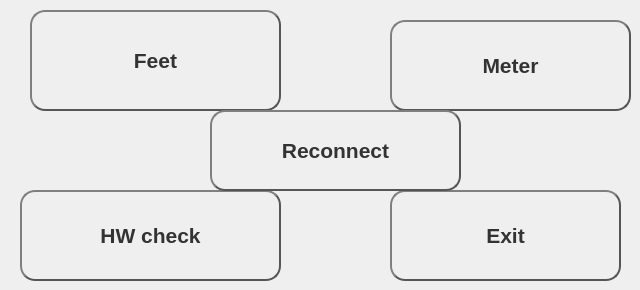
        <widget class="QWidget" name="tab_3">
         <attribute name="title">
          <string>Config</string>
         </attribute>
         <widget class="QPushButton" name="pushButton_19">
          <property name="geometry">
           <rect>
            <x>390</x>
            <y>190</y>
            <width>231</width>
            <height>91</height>
           </rect>
          </property>
          <property name="font">
           <font>
            <pointsize>16</pointsize>
            <bold>true</bold>
           </font>
          </property>
          <property name="styleSheet">
           <string notr="true">QPushButton {
color: #333;
border: 2px solid #555;
border-radius: 15px;
border-style: outset;
background: qradialgradient(
cx: 0.3, cy: -0.4, fx: 0.3, fy: -0.4,
radius: 1.35, stop: 0 #fff, stop: 1 #888
);
padding: 5px;
}

QPushButton:pressed {
    background-color: rgb(224, 0, 0);
    border-style: inset;
}</string>
          </property>
          <property name="text">
           <string>Exit</string>
          </property>
         </widget>
         <widget class="QPushButton" name="pushButton_off">
          <property name="geometry">
           <rect>
            <x>20</x>
            <y>190</y>
            <width>261</width>
            <height>91</height>
           </rect>
          </property>
          <property name="font">
           <font>
            <pointsize>16</pointsize>
            <bold>true</bold>
           </font>
          </property>
          <property name="styleSheet">
           <string notr="true">QPushButton {
color: #333;
border: 2px solid #555;
border-radius: 15px;
border-style: outset;
background: qradialgradient(
cx: 0.3, cy: -0.4, fx: 0.3, fy: -0.4,
radius: 1.35, stop: 0 #fff, stop: 1 #888
);
padding: 5px;
}

QPushButton:pressed {
    background-color: rgb(224, 0, 0);
    border-style: inset;
}</string>
          </property>
          <property name="text">
           <string>HW check</string>
          </property>
         </widget>
         <widget class="QPushButton" name="pushButton_12">
          <property name="geometry">
           <rect>
            <x>390</x>
            <y>20</y>
            <width>241</width>
            <height>91</height>
           </rect>
          </property>
          <property name="font">
           <font>
            <pointsize>16</pointsize>
            <bold>true</bold>
           </font>
          </property>
          <property name="styleSheet">
           <string notr="true">QPushButton {
color: #333;
border: 2px solid #555;
border-radius: 15px;
border-style: outset;
background: qradialgradient(
cx: 0.3, cy: -0.4, fx: 0.3, fy: -0.4,
radius: 1.35, stop: 0 #fff, stop: 1 #888
);
padding: 5px;
}

QPushButton:pressed {
    background-color: rgb(224, 0, 0);
    border-style: inset;
}</string>
          </property>
          <property name="text">
           <string>Meter</string>
          </property>
         </widget>
         <widget class="QPushButton" name="pushButton_13">
          <property name="geometry">
           <rect>
            <x>30</x>
            <y>10</y>
            <width>251</width>
            <height>101</height>
           </rect>
          </property>
          <property name="font">
           <font>
            <pointsize>16</pointsize>
            <bold>true</bold>
           </font>
          </property>
          <property name="styleSheet">
           <string notr="true">QPushButton {
color: #333;
border: 2px solid #555;
border-radius: 15px;
border-style: outset;
background: qradialgradient(
cx: 0.3, cy: -0.4, fx: 0.3, fy: -0.4,
radius: 1.35, stop: 0 #fff, stop: 1 #888
);
padding: 5px;
}

QPushButton:pressed {
    background-color: rgb(224, 0, 0);
    border-style: inset;
}</string>
          </property>
          <property name="text">
           <string>Feet</string>
          </property>
         </widget>
         <widget class="QPushButton" name="reconnect_now">
          <property name="geometry">
           <rect>
            <x>210</x>
            <y>110</y>
            <width>251</width>
            <height>81</height>
           </rect>
          </property>
          <property name="font">
           <font>
            <pointsize>16</pointsize>
            <bold>true</bold>
           </font>
          </property>
          <property name="styleSheet">
           <string notr="true">QPushButton {
color: #333;
border: 2px solid #555;
border-radius: 15px;
border-style: outset;
background: qradialgradient(
cx: 0.3, cy: -0.4, fx: 0.3, fy: -0.4,
radius: 1.35, stop: 0 #fff, stop: 1 #888
);
padding: 5px;
}

QPushButton:pressed {
    background-color: rgb(224, 0, 0);
    border-style: inset;
}</string>
          </property>
          <property name="text">
           <string>Reconnect</string>
          </property>
         </widget>
        </widget>
